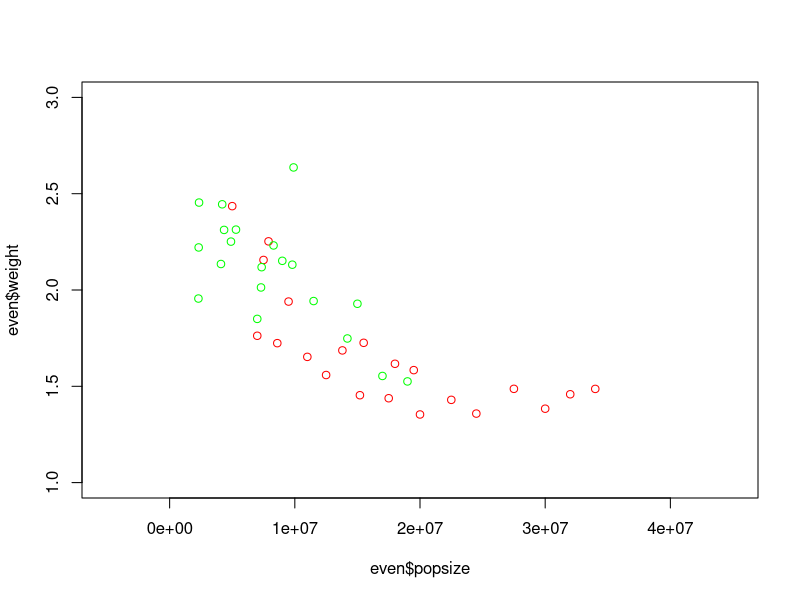
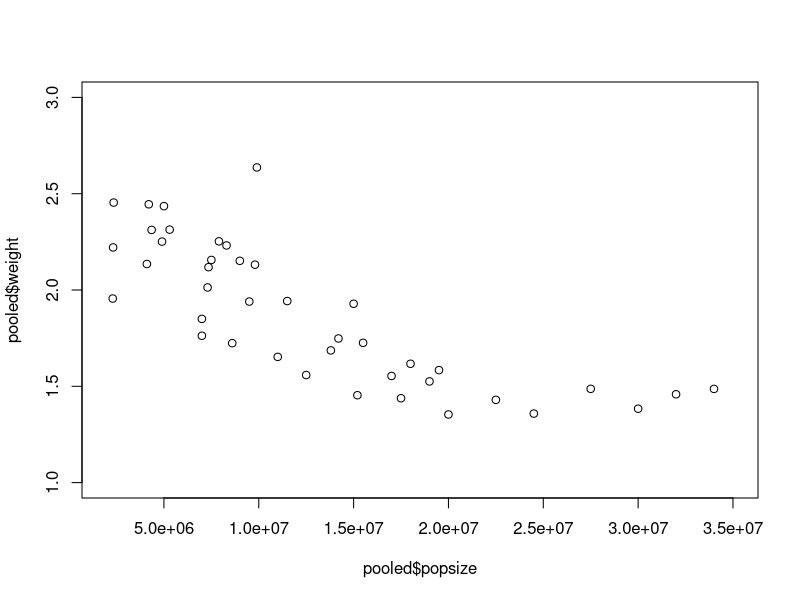
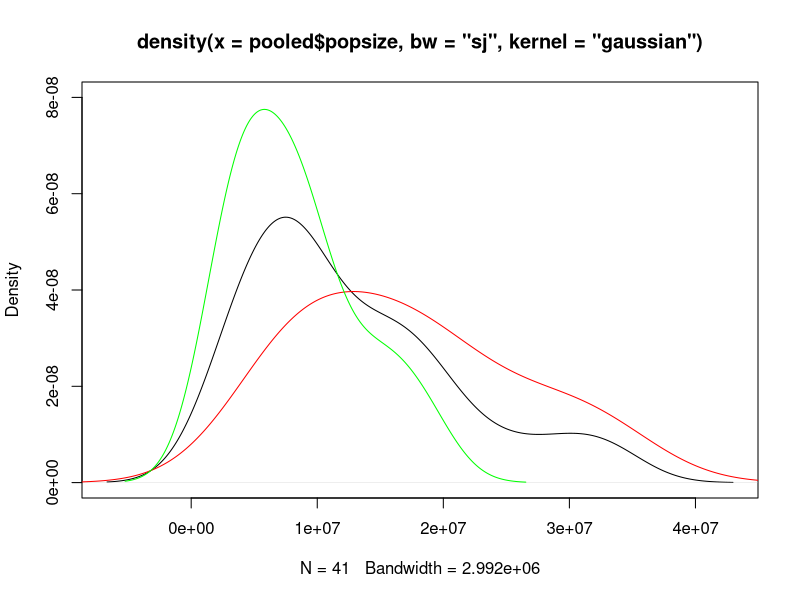
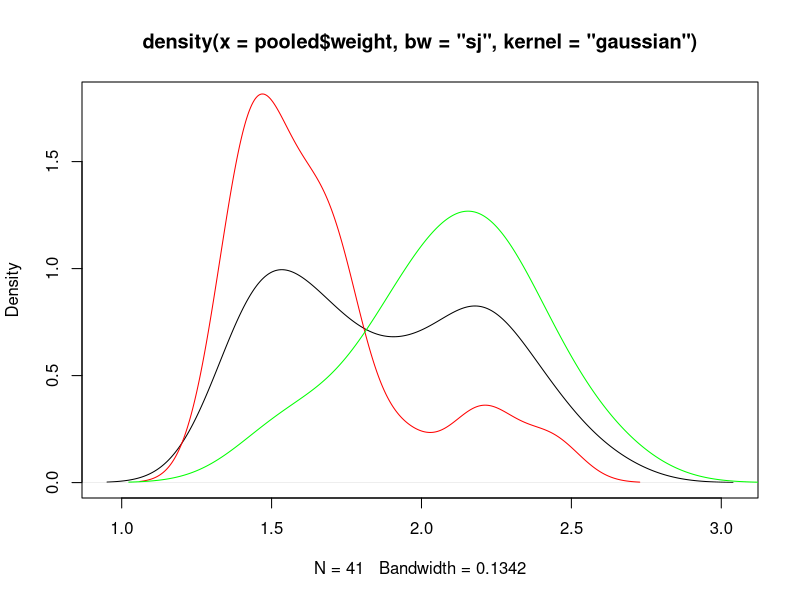
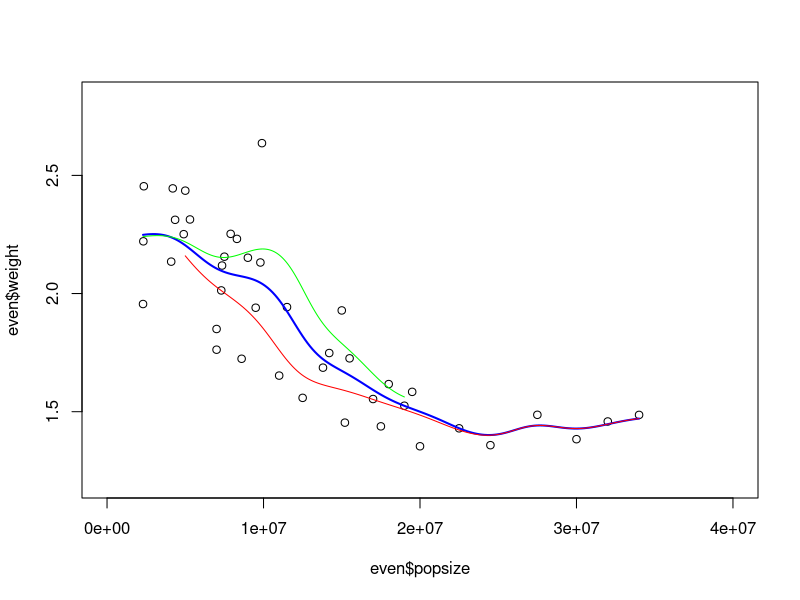
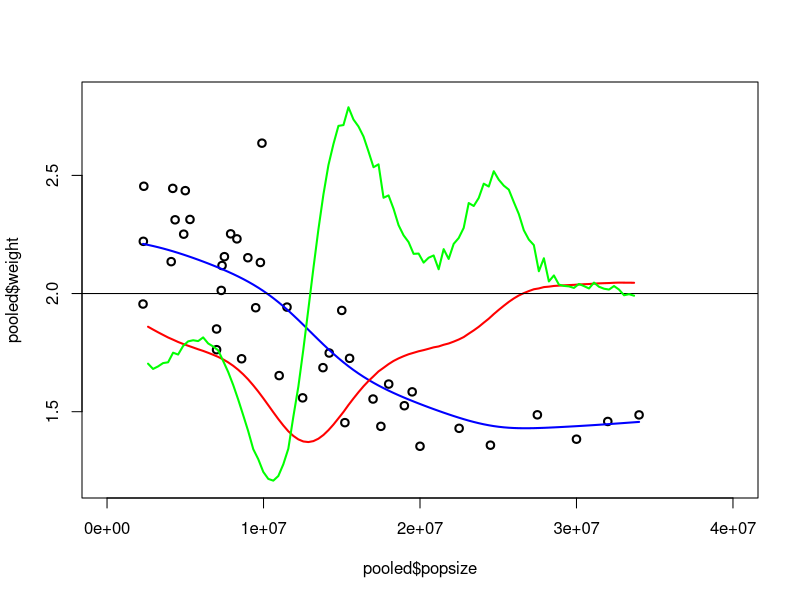

Reproduce these figures in R, in order.
evenR<-c(5*10^6,7.0*10^6,7.5*10^6,7.9*10^6,8.6*10^6,9.5*10^6,1.1*10^7,1.8*10^7,1.25*10^7,1.38*10^7,1.52*10^7,1.55*10^7,1.75*10^7,1.95*10^7,2.00*10^7,2.25*10^7,2.45*10^7,2.75*10^7,3*10^7,3.2*10^7,3.4*10^7)
evenW<-c(2.4354,1.7624,2.156,2.25263,1.724,1.94,1.6528,1.6169,1.5586,1.68638,1.45368,1.7258,1.438,1.58396,1.35369,1.42963,1.3583,1.48683,1.38368,1.45863,1.48645)
oddR<-c(2.3*10^6,2.32*10^6,2.35*10^6,4.1*10^6,4.2*10^6,4.35*10^6,4.9*10^6,5.3*10^6,7*10^6,7.3*10^6,7.35*10^6,8.3*10^6,9*10^6,9.8*10^6,9.9*10^6,1.15*10^7,1.42*10^7,1.5*10^7,1.7*10^7,1.9*10^7)
oddW<-c(1.95564,2.221,2.454,2.135,2.445,2.312,2.25123,2.3135,1.850,2.013215,2.1185,2.23135,2.15155,2.13145,2.6364,1.94264,1.7483,1.928546,1.55364,1.5253)
odd<-data.frame(popsize=oddR,weight=oddW)
even<-data.frame(popsize=evenR,weight=evenW)
pooled<-data.frame(popsize=c(evenR,oddR),weight=c(evenW,oddW))
par(mfrow=c(1,1))
plot(even$popsize,even$weight,ylim=c(1,3),xlim=c(-5*10^6,4.5*10^7),col="red")
points(odd$popsize,odd$weight,col="green")
plot(pooled$popsize,pooled$weight,ylim=c(1,3),xlim=c(2*10^6,3.5*10^7))

plot(density(pooled$popsize,kernel="gaussian",bw="sj"),ylim=c(0,8*10^-8))
lines(density(even$popsize,kernel="gaussian",bw="sj"),col="red")
lines(density(odd$popsize,kernel="gaussian",bw="sj"),col="green")

plot(density(pooled$weight,kernel="gaussian",bw="sj"),ylim=c(0,1.8))
lines(density(even$weight,kernel="gaussian",bw="sj"),col="red")
lines(density(odd$weight,kernel="gaussian",bw="sj"),col="green")
wilcox.test(even$weight,odd$weight)
wilcox.test(even$popsize,odd$popsize)

library(FNN)


Bandwidth<-function(Data){
n<-length(Data);k<-floor(0.86*n);eps<-0
while (eps<0.02){
	permutation<-sample(1:n, replace=FALSE)
	training<-Data[permutation[1:k]]
	test<-Data[permutation[seq(k+1,n)]]
	eps<-min(get.knnx(training, test, k=1, algorithm="brute")$nn.dist)}
FIT<-0
bandw<-0
for (h in seq(.0001,10*max(Data)/n,max(Data)/100)){
	ds<-density(training,kernel="gaussian",bw=h)
	mini<-ds$x[1]
	maxi<-ds$x[512]
	TEST<-test[c(test>mini & test<maxi)]
	j<-round((TEST-mini)/(maxi-mini)*511)+1
	SUM<-sum(ds$y[j])
	if (FIT <= SUM){
		FIT<-SUM
		bandw<-h}
}
plot(density(training,kernel="gaussian",bw="sj"),ylim=c(0,1.8),lwd=2,col="blue")
points(training,rep(0,length(training)),lwd=2)
points(test,rep(0,length(test)),lwd=2,col="red")
ds=density(training,kernel="gaussian",bw=bandw)
lines(ds,col="cyan",lwd=2)
mini<-ds$x[1]
	maxi<-ds$x[512]
	TEST<-test[c(test>mini & test<maxi)]
	j<-round((TEST-mini)/(maxi-mini)*511)+1
	SUM<-sum(ds$y[j])
print("bandwidth : ")
print(bandw)
print(SUM)

legend(locator(n=1),legend=" ")
plot(density(training,kernel="gaussian",bw="sj"),ylim=c(0,1.8),lwd=2,col="blue")
points(training,rep(0,length(training)),lwd=2)
points(test,rep(0,length(test)),lwd=2,col="red")
ds=density(training,kernel="gaussian",bw=0.04)
lines(ds,col="cyan",lwd=2)
mini<-ds$x[1]
	maxi<-ds$x[512]
	TEST<-test[c(test>mini & test<maxi)]
	j<-round((TEST-mini)/(maxi-mini)*511)+1
	SUM<-sum(ds$y[j])
print("bandwidth : ")
print("0.04")
print(SUM)

legend(locator(n=1),legend=" ")
plot(density(training,kernel="gaussian",bw="sj"),ylim=c(0,1.8),lwd=2,col="blue")
points(training,rep(0,length(training)),lwd=2)
points(test,rep(0,length(test)),lwd=2,col="red")
ds=density(training,kernel="gaussian",bw=0.35)
lines(ds,col="cyan",lwd=2)
mini<-ds$x[1]
	maxi<-ds$x[512]
	TEST<-test[c(test>mini & test<maxi)]
	j<-round((TEST-mini)/(maxi-mini)*511)+1
	SUM<-sum(ds$y[j])
print("bandwidth : ")
print("0.35")
print(SUM)

return(bandw)
}

plot(even$popsize,even$weight,ylim=c(1.2,2.83),xlim=c(0*10^6,4*10^7),col="black")
points(odd$popsize,odd$weight,col="black")
B<-ksmooth(pooled$popsize/10^7,pooled$weight,"normal",n.points=200)
lines(B$x*10^7,B$y,col="blue",lwd=2)
G<-ksmooth(odd$popsize/10^7,odd$weight,"normal",n.points=200)
lines(G$x*10^7,G$y,col="green")
R<-ksmooth(even$popsize/10^7,even$weight,"normal",n.points=200)
lines(R$x*10^7,R$y,col="red")


Bsmooth<-function(Data){
Data[,1]<-Data[,1]/10^7
n<-length(Data[,1]);k<-floor(0.8*n);
permutation<-sample(1:n, replace=FALSE)
training<-data.frame(x=Data[permutation[1:k],1],y=Data[permutation[1:k],2])
test<-data.frame(x=Data[permutation[seq(k+1,n)],1],y=Data[permutation[seq(k+1,n)],2])
MSE<-Inf
bandw<-0
for (h in seq(0.2,2,0.001)){
	reg<-ksmooth(training$x,training$y,"normal",bandwidth=h,range.x = range(Data[,1]))
	mini<-reg$x[1]
	maxi<-reg$x[100]
	j<-round((test$x-mini)/(maxi-mini)*99)+1
	SUM<-sum((reg$y[j]-test$y)^2)
	if (SUM <= MSE){
		MSE<-SUM
		bandw<-h}
}

plot(training$x*10^7,training$y,ylim=c(1.2,2.8),xlim=c(0*10^6,3.5*10^7),lwd=1.5)
points(test$x*10^7,test$y,col="red",lwd=1.5)
B<-ksmooth(training[,1],training[,2],"normal",range.x = range(Data[,1]))
lines(B$x*10^7,B$y,col="blue",lwd=2)
C<-ksmooth(training[,1],training[,2],"normal",bandwidth=bandw,range.x = range(Data[,1]))
lines(C$x*10^7,C$y,col="cyan",lwd=2)
j<-round((test$x-mini)/(maxi-mini)*99)+1
SUM<-sum((C$y[j]-test$y)^2)
print("bandwidth : ")
print(bandw)
print(SUM)
legend(locator(n=1),legend=" ")

plot(training$x*10^7,training$y,ylim=c(1.2,2.8),xlim=c(0*10^6,3.5*10^7),lwd=1.5)
points(test$x*10^7,test$y,col="red",lwd=1.5)
lines(B$x*10^7,B$y,col="blue",lwd=2)
C<-ksmooth(training[,1],training[,2],"normal",bandwidth=0.1,range.x = range(Data[,1]))
lines(C$x*10^7,C$y,col="cyan",lwd=2)
j<-round((test$x-mini)/(maxi-mini)*99)+1
SUM<-sum((C$y[j]-test$y)^2)
print("0.1")
print(SUM)
legend(locator(n=1),legend=" ")

plot(training$x*10^7,training$y,ylim=c(1.2,2.8),xlim=c(0*10^6,3.5*10^7),lwd=1.5)
points(test$x*10^7,test$y,col="red",lwd=1.5)
lines(B$x*10^7,B$y,col="blue",lwd=2)
C<-ksmooth(training[,1],training[,2],"normal",bandwidth=3,range.x = range(Data[,1]))
lines(C$x*10^7,C$y,col="cyan",lwd=2)
j<-round((test$x-mini)/(maxi-mini)*99)+1
SUM<-sum((C$y[j]-test$y)^2)
print("3")
print(SUM)
return(bandw)
}

#Bandwidth(pooled$weight)
#Bsmooth(pooled)

plot(pooled$popsize,pooled$weight,ylim=c(1.2,2.83),xlim=c(0*10^6,4*10^7),col="black",lwd=2)
T<-ksmooth(pooled$popsize/10^7,pooled$weight,"normal",bandwidth=0.87,n.points=100)
lines(T$x*10^7,T$y,col="blue",lwd=2)
PLUS<-T$y[3:100]
MOINS<-T$y[1:98]
B<-T$y[2:99]
D<-PLUS-B
DS<-PLUS+MOINS-2*B
lines(T$x[2:99]*10**7,D*0.3*10**2+2,col="red",lwd=2)
lines(c(-4*10**8,4*10**8),c(2,2),col="black")
lines(T$x[2:99]*10**7,DS*8*10**2+2,col="green",lwd=2)
